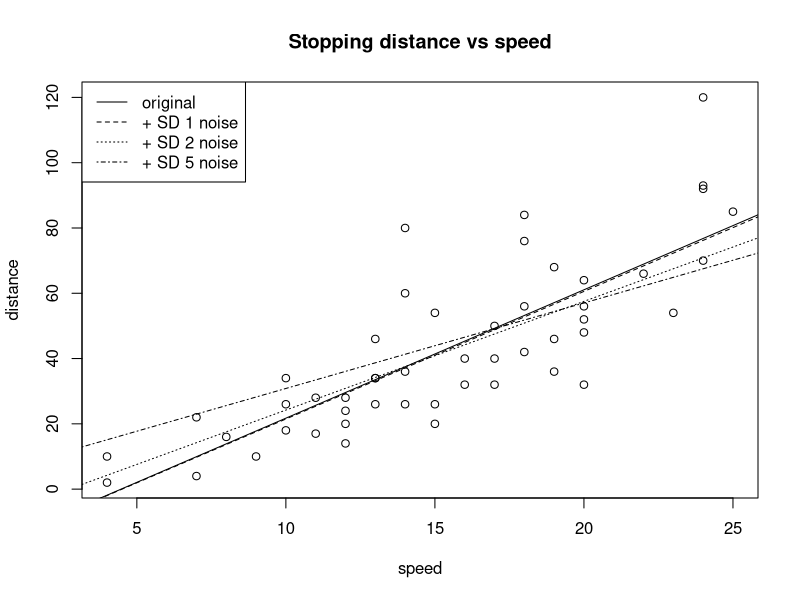
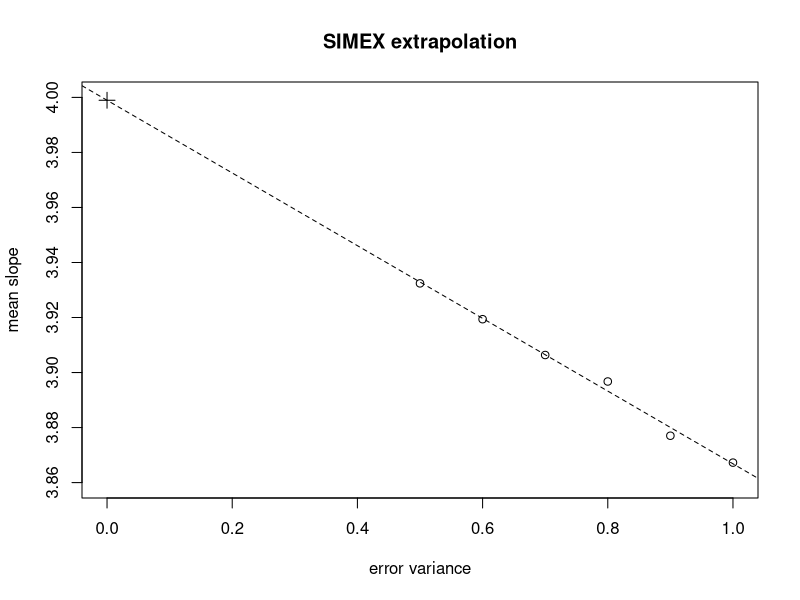

Reproduce these figures in R, in order.
# Errors in the predictors and the SIMEX method, using the cars data (50 cars from the 1920s)
# Columns: speed (mph), dist (stopping distance, ft). cars comes with R itself.

data(cars)
plot(dist ~ speed, cars, ylab = "distance", main = "Stopping distance vs speed")
g <- lm(dist ~ speed, cars)
print(summary(g))
abline(g)

# Add extra random error to speed and refit: the slope shrinks towards zero.
# I(speed + rnorm(50)): speed plus N(0, 1) noise, computed inside the formula
set.seed(1)
ge1 <- lm(dist ~ I(speed + rnorm(50)), cars)
print(coef(ge1))
abline(ge1, lty = 2)
ge2 <- lm(dist ~ I(speed + 2 * rnorm(50)), cars)      # noise SD 2
print(coef(ge2))
abline(ge2, lty = 3)
ge5 <- lm(dist ~ I(speed + 5 * rnorm(50)), cars)      # noise SD 5
print(coef(ge5))
abline(ge5, lty = 4)
legend("topleft", legend = c("original", "+ SD 1 noise", "+ SD 2 noise", "+ SD 5 noise"),
       lty = 1:4)


# ---- SIMEX: SIMulate the effect of extra error, then EXtrapolate back to no error ----
# Suppose speed was measured with error variance 0.5. Add extra error with variance
# 0.1, 0.2, ..., 0.5, 1000 times each, and record the slope every time.
# rep(1:5/10, each = 1000): 0.1 repeated 1000 times, then 0.2 1000 times, ...
vv <- rep(1:5 / 10, each = 1000)
slopes <- numeric(5000)
for (i in 1:5000) {
  # sqrt(vv[i]) * rnorm(50): noise with variance vv[i]; $coefficients[2] is the slope
  slopes[i] <- lm(dist ~ I(speed + sqrt(vv[i]) * rnorm(50)), cars)$coefficients[2]
}

# matrix(slopes, nrow = 1000): one column per variance setting; colMeans(): mean slope per column
betas <- c(coef(g)[2], colMeans(matrix(slopes, nrow = 1000)))
# Total error variance at each setting: the assumed 0.5 plus what we added
variances <- c(0, 1:5 / 10) + 0.5
print(cbind(variances, betas))
plot(variances, betas, xlim = c(0, 1), ylim = c(3.86, 4),
     main = "SIMEX extrapolation", ylab = "mean slope", xlab = "error variance")

# Fit a straight line through the points and read off its value at variance 0
gv <- lm(betas ~ variances)
print(coef(gv))
abline(gv, lty = 2)
points(0, coef(gv)[1], pch = 3, cex = 1.5)   # the SIMEX estimate of the slope

# What it shows (numbers from the book; the noisy fits are random):
# - Least squares: dist = -17.58 + 3.93 speed, R^2 = 0.65.
# - Adding noise to speed flattens the line: slopes of about 3.76, 3.17 and
#   1.87 for noise SD 1, 2 and 5 in the book. Measurement error in x biases
#   the slope towards zero (attenuation).
# - SIMEX: the mean slope falls steadily as the error variance grows.
#   Extrapolating the straight line back to variance 0 gives about 4.0, a
#   little steeper than the least squares 3.93, as an estimate of the slope
#   without measurement error.
# - A better extrapolation model than a straight line could be used (Cook and
#   Stefanski, 1994).
